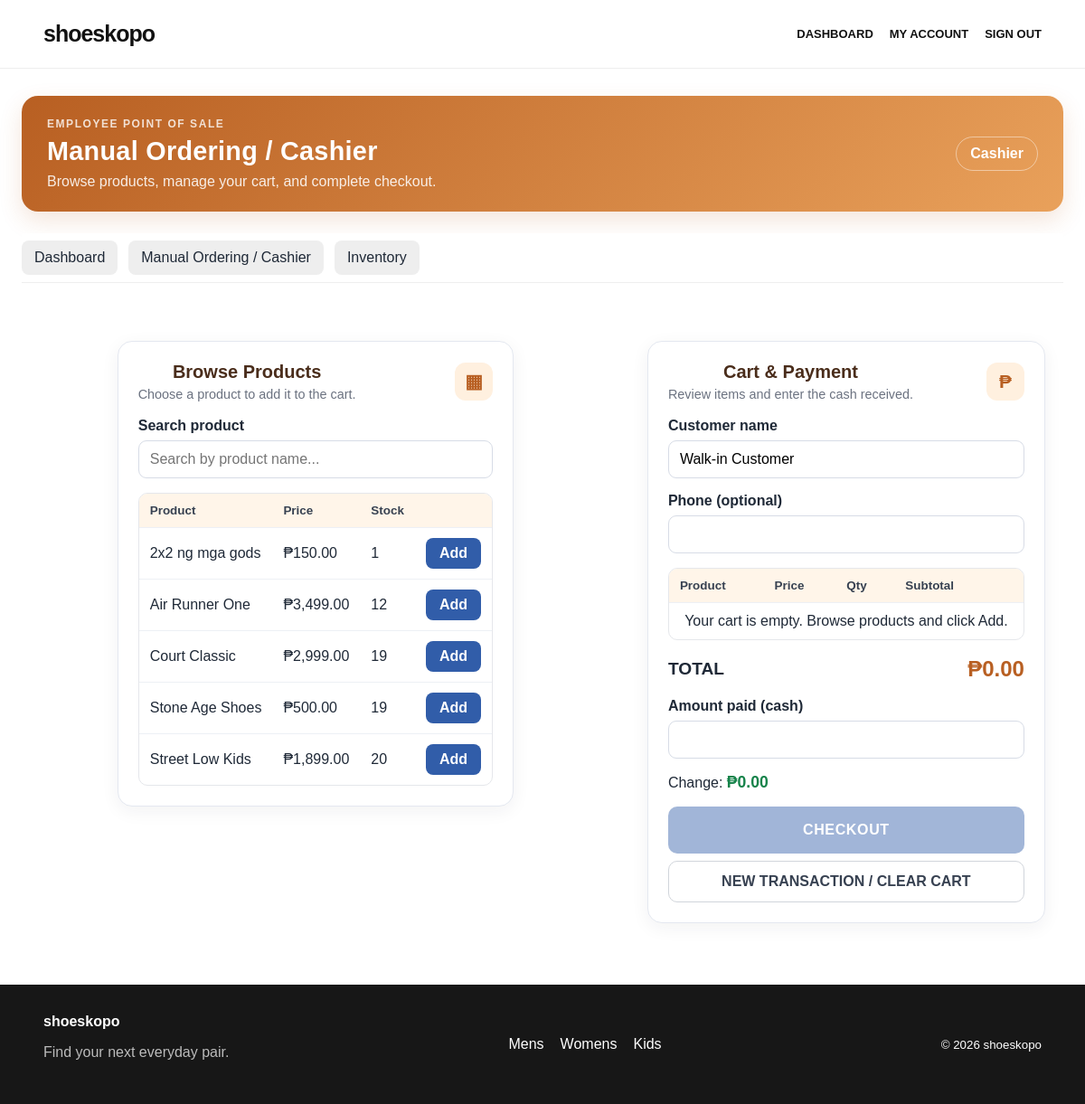
Before: /employee/manual_order.php (signed in) with the older database file.
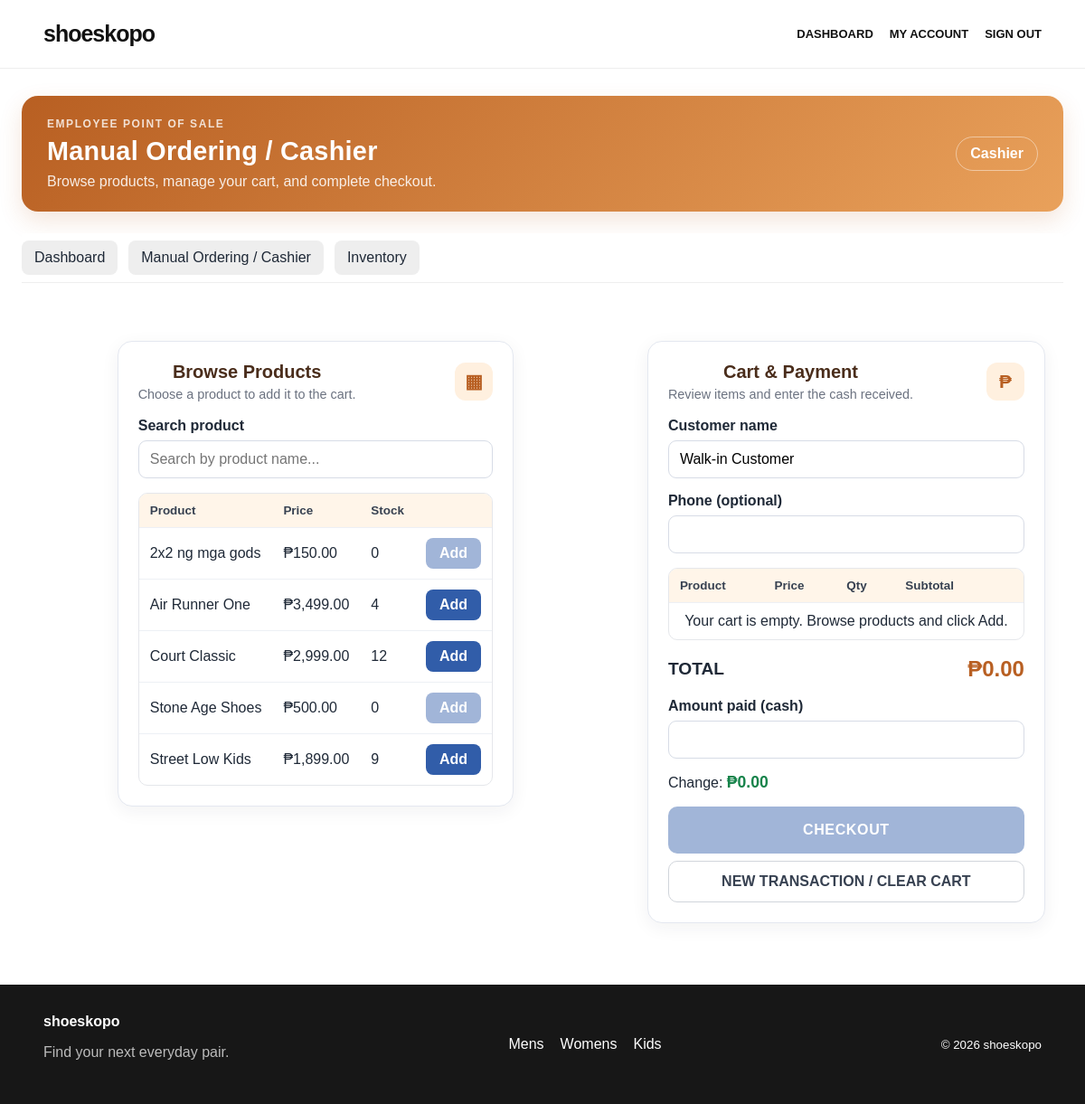
After: the same page with the newer database file.
### tables this page shows
CREATE TABLE `products` (
  `id` int(11) NOT NULL,
  `category_id` int(11) DEFAULT NULL,
  `name` varchar(180) NOT NULL,
  `description` text DEFAULT NULL,
  `price` decimal(10,2) NOT NULL DEFAULT 0.00,
  `image_url` varchar(500) DEFAULT NULL,
  `audience` enum('men','women','kids','all') NOT NULL DEFAULT 'all',
  `stock` int(11) NOT NULL DEFAULT 0,
  `is_featured` tinyint(1) NOT NULL DEFAULT 0,
  `created_at` timestamp NOT NULL DEFAULT current_timestamp(),
  `discount_percent` decimal(5,2) NOT NULL DEFAULT 0.00
);

### includes/functions.php (called while the page is built, shortened)
<?php
function e(?string $value): string {
    return htmlspecialchars($value ?? '', ENT_QUOTES, 'UTF-8');
}
function money($amount): string {
    return '₱' . number_format((float)$amount, 2);
}

### employee/manual_order.php (the view, shortened to what this page needs)
<?php
require_once __DIR__ . '/../config/db.php';
require_once __DIR__ . '/../includes/functions.php';
$products = $pdo->query(
    'SELECT id, name, price, stock
FROM products
ORDER BY name'
)->fetchAll();
include __DIR__ . '/../includes/header.php';
?>
<div class="admin-shell cashier-page">
    <div class="cashier-heading"><div><p class="cashier-eyebrow">EMPLOYEE POINT OF SALE</p><h1>Manual Ordering / Cashier</h1><p class="cashier-subtitle">Browse products, manage your cart, and complete checkout.</p></div><div class="cashier-tag">Cashier</div></div>
    <nav class="admin-nav">
        <a href="index.php">Dashboard</a>
        <a href="manual_order.php">Manual Ordering / Cashier</a>
        <a href="inventory.php">Inventory</a>
    </nav>
    <div class="pos-layout" style="display:grid;grid-template-columns:minmax(0,1.15fr) minmax(320px,.85fr);gap:20px;align-items:start;margin-top:20px">
      <section class="form-wrap cashier-card">
        <div class="section-heading"><div><h2>Browse Products</h2><p>Choose a product to add it to the cart.</p></div><span class="section-icon">▦</span></div>
        <div class="field">
          <label for="productSearch">Search product</label>
          <input id="productSearch" type="search" placeholder="Search by product name..." autocomplete="off">
        </div>
        <div class="table-wrap">
          <table class="data-table" id="productTable">
            <thead><tr><th>Product</th><th>Price</th><th>Stock</th><th> </th></tr></thead>
            <tbody>
            <?php foreach ($products as $product): ?>
              <tr data-name="<?= e(strtolower($product['name'])) ?>">
                <td><?= e($product['name']) ?></td>
                <td><?= money($product['price']) ?></td>
                <td><?= (int)$product['stock'] ?></td>
                <td><button type="button" class="btn btn-blue add-product"
                    data-id="<?= (int)$product['id'] ?>"
                    data-name="<?= e($product['name']) ?>"
                    data-price="<?= e((string)$product['price']) ?>"
                    data-stock="<?= (int)$product['stock'] ?>"
                    <?= (int)$product['stock'] < 1 ? 'disabled' : '' ?>>Add</button></td>
              </tr>
            <?php endforeach; ?>
            </tbody>
          </table>
        </div>
      </section>
      <section class="form-wrap cashier-card payment-card">
        <div class="section-heading"><div><h2>Cart &amp; Payment</h2><p>Review items and enter the cash received.</p></div><span class="section-icon">₱</span></div>
        <form method="post" id="checkoutForm">
          <div class="field">
            <label for="customer_name">Customer name</label>
            <input id="customer_name" name="customer_name" required value="<?= e($_POST['customer_name'] ?? 'Walk-in Customer') ?>">
          </div>
          <div class="field">
            <label for="customer_phone">Phone (optional)</label>
            <input id="customer_phone" name="customer_phone" value="<?= e($_POST['customer_phone'] ?? '') ?>">
          </div>
          <div class="table-wrap">
            <table class="data-table" id="cartTable">
              <thead><tr><th>Product</th><th>Price</th><th>Qty</th><th>Subtotal</th><th></th></tr></thead>
              <tbody id="cartBody"><tr id="emptyCart"><td colspan="5" style="text-align:center">Your cart is empty. Browse products and click Add.</td></tr></tbody>
            </table>
          </div>
          <div style="display:flex;justify-content:space-between;align-items:center;margin:18px 0;font-size:1.2rem">
            <strong>TOTAL</strong><strong id="cartTotal">₱0.00</strong>
          </div>
          <div class="field">
            <label for="cash_received">Amount paid (cash)</label>
            <input id="cash_received" name="cash_received" type="number" min="0" step="0.01" required value="<?= e($_POST['cash_received'] ?? '') ?>">
          </div>
          <p>Change: <strong id="changeDue">₱0.00</strong></p>
          <button type="submit" class="btn btn-blue" style="width:100%;padding:14px" id="checkoutButton" disabled>CHECKOUT</button>
          <button type="button" class="btn" id="clearCart" style="width:100%;margin-top:8px">NEW TRANSACTION / CLEAR CART</button>
        </form>
      </section>
    </div>
<?php include __DIR__ . '/../includes/footer.php'; ?>

Changed rows visible on the page:
changed products "2x2 ng mga gods": stock "1" → "0"
changed products "Air Runner One": stock "12" → "4"
changed products "Court Classic": stock "19" → "12"
changed products "Stone Age Shoes": stock "19" → "0"
changed products "Street Low Kids": stock "20" → "9"
